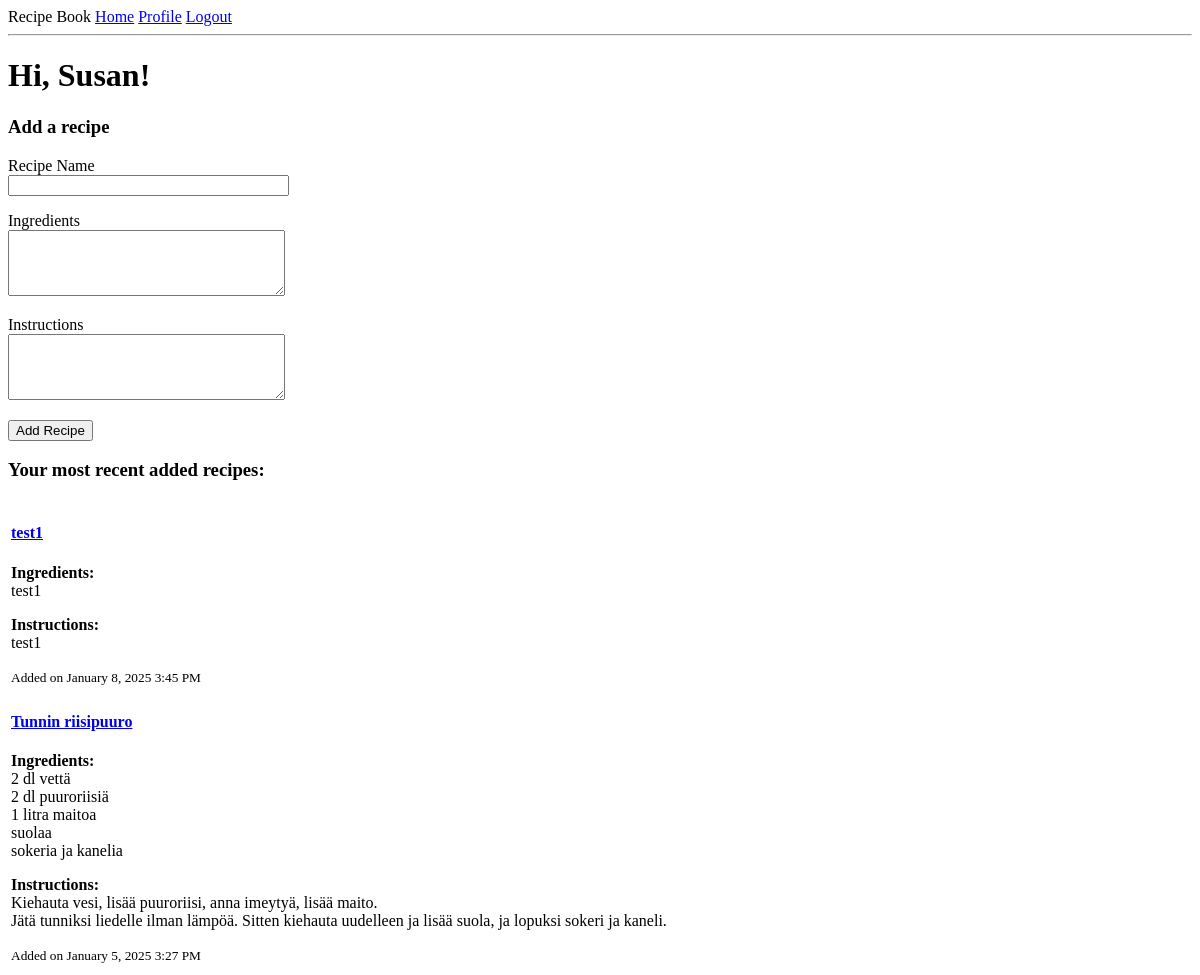
Before: /index (signed in) with the older database file.
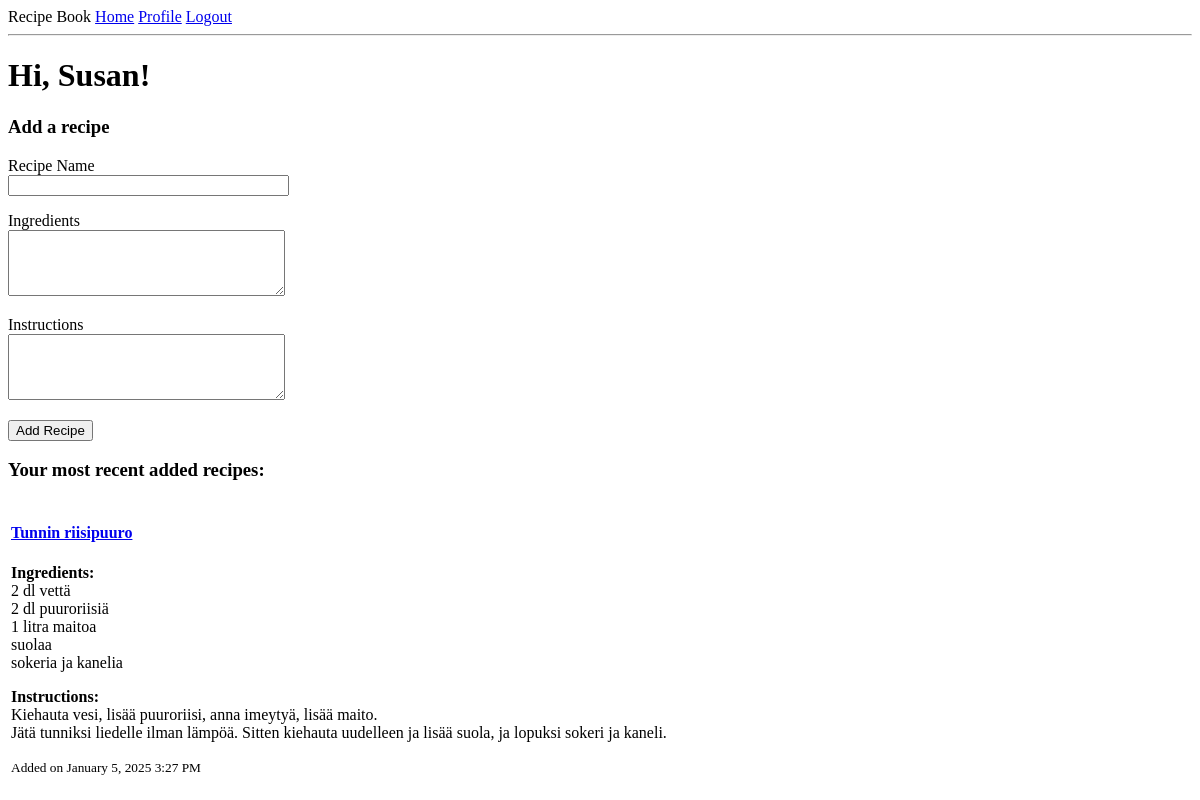
After: the same page with the newer database file.
### app/models.py (models this page shows, shortened)
class Recipe(db.Model):
    id: so.Mapped[int] = so.mapped_column(primary_key=True)
    name: so.Mapped[str] = so.mapped_column(sa.String(128), nullable=False)
    ingredients: so.Mapped[str] = so.mapped_column(sa.Text)
    instructions: so.Mapped[str] = so.mapped_column(sa.Text)
    timestamp: so.Mapped[datetime] = so.mapped_column(
        index=True, default=lambda: datetime.now(timezone.utc))
    user_id: so.Mapped[int] = so.mapped_column(sa.ForeignKey(User.id),
                                               index=True)
    author: so.Mapped[User] = so.relationship(back_populates='recipes')

### app/routes.py (the view, shortened to what this page needs)
@app.route('/', methods=['GET', 'POST'])
@app.route('/index', methods=['GET', 'POST'])
@login_required
def index():
    form = RecipeForm(mode="add")
    recipes = db.session.scalars(
        sa.select(Recipe).where(Recipe.user_id == current_user.id)
        .order_by(Recipe.timestamp.desc())
    ).all()
    return render_template('index.html', title='Home', form=form, recipes=recipes)

### app/forms.py
class RecipeForm(FlaskForm):
    name = StringField('Recipe Name', validators=[DataRequired(), Length(max=128)])
    ingredients = TextAreaField('Ingredients', validators=[DataRequired()])
    instructions = TextAreaField('Instructions', validators=[DataRequired()])
    submit = SubmitField()
    def __init__(self, mode=None, *args, **kwargs):
        super().__init__(*args, **kwargs)
        if mode == "add":
            self.submit.label.text = "Add Recipe"
        elif mode == "edit":
            self.submit.label.text = "Edit Recipe"
        else:
            self.submit.label.text = "Submit"  # Default for neutral cases

### app/models.py (called while the page is built)
@login.user_loader
def load_user(id):
    return db.session.get(User, int(id))

### app/routes.py (called while the page is built)
@app.template_filter('nl2br')
def nl2br(value):
    _newline_re = re.compile(r'(?:\r\n|\r|\n)+')
    result = u'<br>'.join(escape(line) for line in _newline_re.split(value))
    return Markup(result)

### app/templates/index.html (shortened to what this page needs)
{% extends "base.html" %}
{% block content %}
    <h1>Hi, {{ current_user.username }}!</h1>
    <h3>Add a recipe</h3>
    <form action="" method="post">
        <p>
            {{ form.name.label }}<br>
            {{ form.name(size=32) }}<br>
        </p>
        <p>
            {{ form.ingredients.label }}<br>
            {{ form.ingredients(cols=32, rows=4) }}<br>
        </p>
        <p>
            {{ form.instructions.label }}<br>
            {{ form.instructions(cols=32, rows=4) }}<br>
        </p>
        <p>{{ form.submit() }}</p>
    </form>
    <h3>Your most recent added recipes:</h3>
    {% for recipe in recipes %}
        {% set show_link = True %}
        {% include '_recipe.html' %}
    {% endfor %}
{% endblock %}

### app/templates/_recipe.html
<table>
    <tr valign="top">
        <td>
            {% if show_link %}
                <h4><a href="{{ url_for('recipe', recipe_id=recipe.id) }}">{{ recipe.name }}</a></h4>
            {% else %}
                <h4>{{ recipe.name }}</h4>
            {% endif %}
            <p><strong>Ingredients:</strong><br>{{ recipe.ingredients | nl2br }}</p>
            <p><strong>Instructions:</strong><br>{{ recipe.instructions| nl2br }}</p>
            <small>Added on {{ moment(recipe.timestamp).format('LLL') }}</small>
        </td>
    </tr>
</table>

Changed rows visible on the page:
removed Recipe: name "test1", ingredients "test1", instructions "test1", timestamp "January 8, 2025 3:45 PM"
